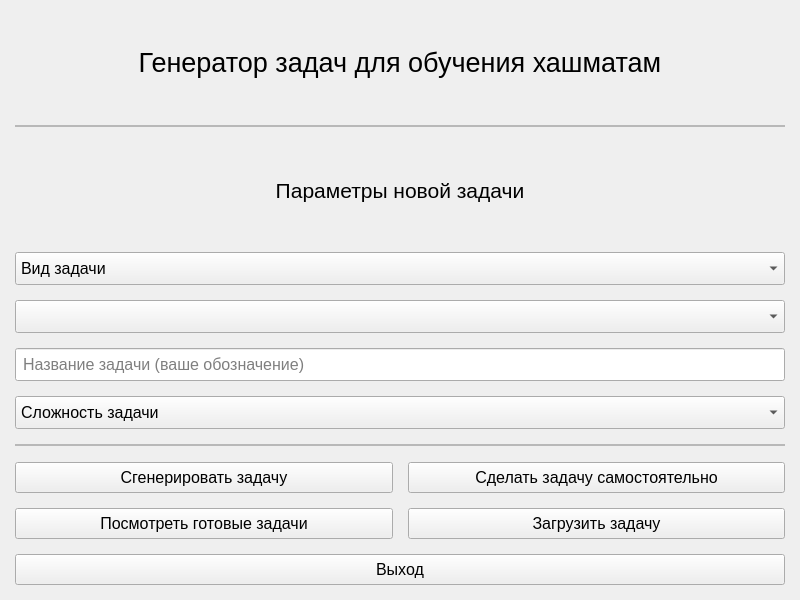
<?xml version="1.0" encoding="UTF-8"?>
<ui version="4.0">
 <class>MainWindow</class>
 <widget class="QMainWindow" name="MainWindow">
  <property name="geometry">
   <rect>
    <x>0</x>
    <y>0</y>
    <width>800</width>
    <height>600</height>
   </rect>
  </property>
  <property name="windowTitle">
   <string>MainWindow</string>
  </property>
  <widget class="QWidget" name="centralwidget">
   <layout class="QGridLayout" name="gridLayout">
    <property name="leftMargin">
     <number>15</number>
    </property>
    <property name="topMargin">
     <number>15</number>
    </property>
    <property name="rightMargin">
     <number>15</number>
    </property>
    <property name="bottomMargin">
     <number>15</number>
    </property>
    <property name="spacing">
     <number>15</number>
    </property>
    <item row="3" column="0" colspan="2">
     <widget class="QComboBox" name="comboBox_task_type">
      <property name="font">
       <font>
        <pointsize>12</pointsize>
       </font>
      </property>
      <property name="styleSheet">
       <string notr="true">padding: 5px;</string>
      </property>
      <item>
       <property name="text">
        <string>Вид задачи</string>
       </property>
      </item>
      <item>
       <property name="text">
        <string> - Замкнутые</string>
       </property>
      </item>
      <item>
       <property name="text">
        <string> - Незамкнутые</string>
       </property>
      </item>
     </widget>
    </item>
    <item row="4" column="0" colspan="2">
     <widget class="QComboBox" name="comboBox_task_theme">
      <property name="font">
       <font>
        <pointsize>12</pointsize>
       </font>
      </property>
      <property name="styleSheet">
       <string notr="true">padding: 5px;</string>
      </property>
     </widget>
    </item>
    <item row="5" column="0" colspan="2">
     <widget class="QLineEdit" name="lineEdit_task_name">
      <property name="font">
       <font>
        <pointsize>12</pointsize>
       </font>
      </property>
      <property name="styleSheet">
       <string notr="true">padding: 5px;</string>
      </property>
      <property name="placeholderText">
       <string>Название задачи (ваше обозначение)</string>
      </property>
     </widget>
    </item>
    <item row="6" column="0" colspan="2">
     <widget class="QComboBox" name="comboBox_complexity">
      <property name="font">
       <font>
        <pointsize>12</pointsize>
       </font>
      </property>
      <property name="styleSheet">
       <string notr="true">padding: 5px;</string>
      </property>
      <item>
       <property name="text">
        <string>Сложность задачи</string>
       </property>
      </item>
      <item>
       <property name="text">
        <string>Легко</string>
       </property>
      </item>
      <item>
       <property name="text">
        <string>Средне</string>
       </property>
      </item>
      <item>
       <property name="text">
        <string>Сложно</string>
       </property>
      </item>
      <item>
       <property name="text">
        <string>Невозможно</string>
       </property>
      </item>
     </widget>
    </item>
    <item row="7" column="0" colspan="2">
     <widget class="Line" name="line_2">
      <property name="lineWidth">
       <number>0</number>
      </property>
      <property name="midLineWidth">
       <number>2</number>
      </property>
      <property name="orientation">
       <enum>Qt::Horizontal</enum>
      </property>
     </widget>
    </item>
    <item row="8" column="0">
     <widget class="QPushButton" name="pushButton_generate_task">
      <property name="font">
       <font>
        <pointsize>12</pointsize>
       </font>
      </property>
      <property name="styleSheet">
       <string notr="true">padding: 5px;</string>
      </property>
      <property name="text">
       <string>Сгенерировать задачу</string>
      </property>
     </widget>
    </item>
    <item row="8" column="1">
     <widget class="QPushButton" name="pushButton_create_by_yourself">
      <property name="font">
       <font>
        <pointsize>12</pointsize>
       </font>
      </property>
      <property name="styleSheet">
       <string notr="true">padding: 5px;</string>
      </property>
      <property name="text">
       <string>Сделать задачу самостоятельно</string>
      </property>
     </widget>
    </item>
    <item row="9" column="0">
     <widget class="QPushButton" name="pushButton_show_tasks_list">
      <property name="font">
       <font>
        <pointsize>12</pointsize>
       </font>
      </property>
      <property name="styleSheet">
       <string notr="true">padding: 5px;</string>
      </property>
      <property name="text">
       <string>Посмотреть готовые задачи</string>
      </property>
     </widget>
    </item>
    <item row="9" column="1">
     <widget class="QPushButton" name="pushButton_load_task">
      <property name="font">
       <font>
        <pointsize>12</pointsize>
       </font>
      </property>
      <property name="styleSheet">
       <string notr="true">padding: 5px;</string>
      </property>
      <property name="text">
       <string>Загрузить задачу</string>
      </property>
     </widget>
    </item>
    <item row="10" column="0" colspan="2">
     <widget class="QPushButton" name="pushButton_exit">
      <property name="font">
       <font>
        <pointsize>12</pointsize>
       </font>
      </property>
      <property name="styleSheet">
       <string notr="true">padding: 5px;</string>
      </property>
      <property name="text">
       <string>Выход</string>
      </property>
     </widget>
    </item>
    <item row="1" column="0" colspan="2">
     <widget class="Line" name="line">
      <property name="lineWidth">
       <number>0</number>
      </property>
      <property name="midLineWidth">
       <number>2</number>
      </property>
      <property name="orientation">
       <enum>Qt::Horizontal</enum>
      </property>
     </widget>
    </item>
    <item row="0" column="0" colspan="2">
     <widget class="QLabel" name="label_title">
      <property name="font">
       <font>
        <pointsize>20</pointsize>
       </font>
      </property>
      <property name="text">
       <string>Генератор задач для обучения хашматам</string>
      </property>
      <property name="alignment">
       <set>Qt::AlignCenter</set>
      </property>
     </widget>
    </item>
    <item row="2" column="0" colspan="2">
     <widget class="QLabel" name="label_title_settings">
      <property name="font">
       <font>
        <pointsize>16</pointsize>
       </font>
      </property>
      <property name="text">
       <string>Параметры новой задачи</string>
      </property>
      <property name="alignment">
       <set>Qt::AlignCenter</set>
      </property>
     </widget>
    </item>
   </layout>
  </widget>
 </widget>
 <resources/>
 <connections/>
</ui>
